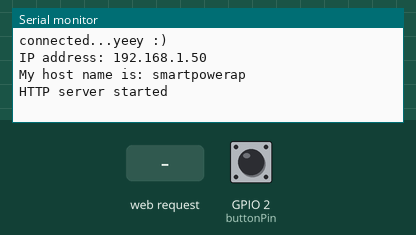
Simulated run of this sketch. Board: ESP8266 (NodeMCU). On the bench: the last lines printed to the serial monitor. The test bench sets the inputs (shaded band); at power-on: GPIO 2 (buttonPin) HIGH. WiFi joins after 1.5 s; servers stay silent unless stated. At 5.3 s the program restarts the board; the recording ends there.

Above: at 2.7 s.
2.8 s: HTTP request GET /rc/on received
At 3.7 s:
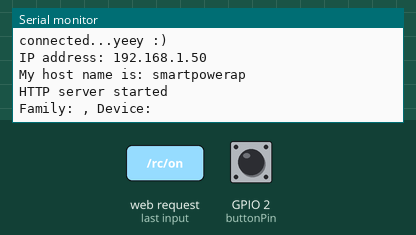
4.3 s: GPIO 2 (buttonPin) pulled LOW for 0.15 s
At 4.9 s:
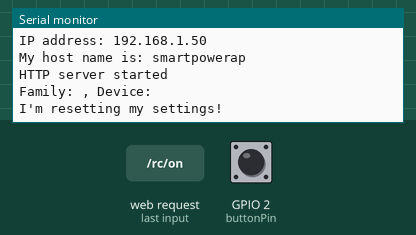

The sketch:

server.ino
```cpp
#include <ESP8266WiFi.h>          //https://github.com/esp8266/Arduino
#include <Arduino.h>

//needed for library
#include <DNSServer.h>
#include <ESP8266WebServer.h>
#include <WiFiManager.h>         //https://github.com/tzapu/WiFiManager

#include <RCSwitch.h>

#include <ESP8266mDNS.h>

ESP8266WebServer server(80);
const  int led = 13;
const int buttonPin = 2;
int state = LOW;

const String hostname = "smartpowerap";

WiFiManager wifiManager;
RCSwitch mySwitch = RCSwitch();

void setup() {
  // put your setup code here, to run once:
  Serial.begin(115200);


  pinMode(buttonPin, INPUT_PULLUP);
  attachInterrupt(digitalPinToInterrupt(buttonPin),reset, FALLING);

  wifiManager.autoConnect("SmartPowerAP");

  //if you get here you have connected to the WiFi
  Serial.println("connected...yeey :)");

  Serial.print("IP address: ");
  Serial.println(WiFi.localIP());

  WiFi.hostname(hostname);
  MDNSConnect();
  Serial.printf("My host name is: %s\n", hostname.c_str());

  server.on("/", handleRoot);
  server.on("/rc/on", handleRcOn);
  server.on("/rc/off", handleRcOff);

  server.begin();
  Serial.println("HTTP server started");

  mySwitch.setPulseLength(161); // Przepisujemy wartość sczytaną z serial monitora
  mySwitch.enableTransmit(0); // Przepisujemy wartość sczytaną z serial monitora

}

void reset() {
  Serial.println("I'm resetting my settings!");
  delay(1000); //debounce
  wifiManager.resetSettings();
  Serial.println("I'm going to reset");
  ESP.reset();
  Serial.println("End of interruption!");
}

void handleRoot() {
  server.send(200, "text/plain", "hello from esp8266!");
}

void handleRcOn() {
  String family = server.arg("family");
  String device = server.arg("device");
  Serial.printf("Family: %s, Device: %s\n", family.c_str(), device.c_str() );

  if(family != "" || device !=""){
    mySwitch.switchOn(family.c_str(), device.c_str());
    server.send(200, "text/plain", "OK");
  }else{
    server.send(404, "text/plain", "Resource not found");
  }
}

void handleRcOff() {
  String family = server.arg("family");
  String device = server.arg("device");
  Serial.printf("Family: %s, Device: %s\n", family.c_str(), device.c_str() );

  if(family != "" || device !=""){
    mySwitch.switchOff(family.c_str(), device.c_str());
    server.send(200, "text/plain", "OK");
  }else{
    server.send(404, "text/plain", "Resource not found");
  }

}

void MDNSConnect() {
  if (!MDNS.begin(hostname.c_str())) {
    while (1) {
      delay(1000);
    }
  }
  MDNS.addService("http", "tcp", 80);
}


void loop(void){
  server.handleClient();
}
```

Measured:
- after the input at 2.8 s, the serial monitor: prints a new line at once (image 1)
- after the input at 4.3 s, the serial monitor: prints a new line at once (image 2)
